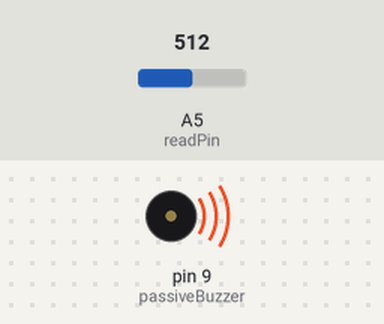
The sketch below on a simulated Arduino Uno, built with avr-gcc and run on an emulated ATmega328P. Shown: buzzer (waves = sounding). The inputs (shaded band) are chosen by the test bench; at power-on: A5 (readPin) = 512.

Above: at 0.1 s.
Timing chart, 0 to 1.6 s (numbered marks = the images above):
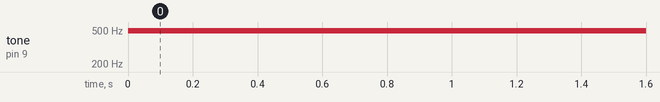

The sketch:

led_with_potentiometer.ino
```cpp
const int passiveBuzzer = 9;
const int readPin = A5;

void setup() {
  pinMode(readPin, INPUT);
  pinMode(passiveBuzzer, OUTPUT);
}

void loop() {
  int value = (analogRead(readPin) / 100) / 2;
  analogWrite(passiveBuzzer, value);
}
```

Measured:
- by itself, tone on pin 9 (passiveBuzzer): silent → 490 Hz at 0.00 s
